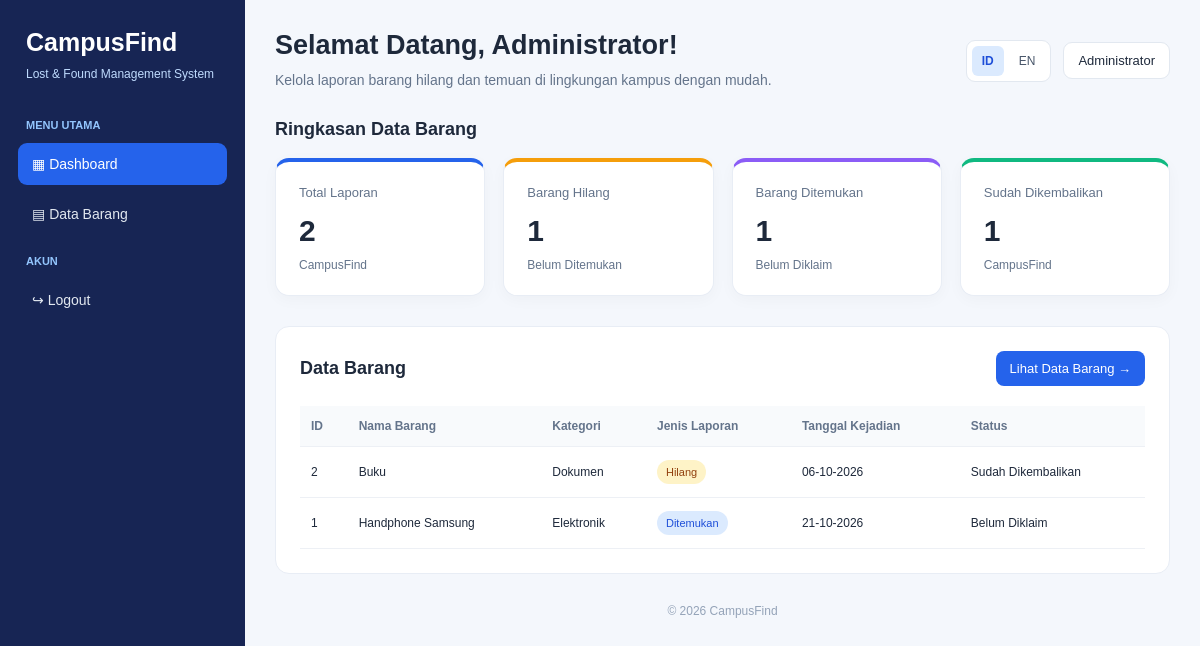
/index.php (signed in), run on the app's committed database.
### tables this page shows
CREATE TABLE `barang` (
  `id` int(11) NOT NULL,
  `nama_barang` varchar(100) NOT NULL,
  `kategori` varchar(50) NOT NULL,
  `jenis_laporan` enum('Hilang','Ditemukan') NOT NULL,
  `lokasi` varchar(150) NOT NULL,
  `tanggal_kejadian` date NOT NULL,
  `deskripsi` text DEFAULT NULL,
  `status` enum('Belum Ditemukan','Belum Diklaim','Sudah Dikembalikan') NOT NULL,
  `tanggal_laporan` timestamp NOT NULL DEFAULT current_timestamp()
);

### bahasa.php (called while the page is built, shortened)
<?php
$teks = [
    "id" => [
        "dashboard" => "Dashboard",
        "data_barang" => "Data Barang",
        "selamat_datang" => "Selamat Datang",
        "ringkasan" => "Ringkasan Data Barang",
        "barang_hilang" => "Barang Hilang",
        "barang_ditemukan" => "Barang Ditemukan",
        "barang_kembali" => "Sudah Dikembalikan",
        "total_laporan" => "Total Laporan",
        "menu_utama" => "Menu Utama",
        "kelola_data" => "Kelola Data Barang",
        "deskripsi_dashboard" => "Kelola laporan barang hilang dan temuan di lingkungan kampus dengan mudah.",
        "logout" => "Logout",
        "bahasa" => "Bahasa",
        "admin" => "Administrator",
        "lihat_data" => "Lihat Data Barang",
        "belum_ditemukan" => "Belum Ditemukan",
        "belum_diklaim" => "Belum Diklaim"
    ],
    "en" => [
        "dashboard" => "Dashboard",
        "data_barang" => "Item Reports",
        "selamat_datang" => "Welcome",
        "ringkasan" => "Item Report Summary",
        "barang_hilang" => "Lost Items",
        "barang_ditemukan" => "Found Items",
        "barang_kembali" => "Returned Items",
        "total_laporan" => "Total Reports",
        "menu_utama" => "Main Menu",
        "kelola_data" => "Manage Item Reports",
        "deskripsi_dashboard" => "Easily manage lost and found item reports on campus.",
        "logout" => "Logout",
        "bahasa" => "Language",
        "admin" => "Administrator",
        "lihat_data" => "View Item Reports",
        "belum_ditemukan" => "Not Found Yet",
        "belum_diklaim" => "Not Yet Claimed"
    ]
];
$lang = $_SESSION["bahasa"];
?>

### index.php (the view, shortened to what this page needs)
<?php
require_once "config.php";
require_once "bahasa.php";
function e($value) {
    return htmlspecialchars(
        (string) $value,
        ENT_QUOTES,
        "UTF-8"
    );
}
$result_total = $conn->query(
    "SELECT COUNT(*) AS total FROM barang"
);
$total_laporan = (int) $result_total->fetch_assoc()["total"];
$result_hilang = $conn->query(
    "SELECT COUNT(*) AS total
     FROM barang
     WHERE jenis_laporan = 'Hilang'"
);
$total_hilang = (int) $result_hilang->fetch_assoc()["total"];
$result_ditemukan = $conn->query(
    "SELECT COUNT(*) AS total
     FROM barang
     WHERE jenis_laporan = 'Ditemukan'"
);
$total_ditemukan = (int) $result_ditemukan->fetch_assoc()["total"];
$result_kembali = $conn->query(
    "SELECT COUNT(*) AS total
     FROM barang
     WHERE status = 'Sudah Dikembalikan'"
);
$total_kembali = (int) $result_kembali->fetch_assoc()["total"];
$result_terbaru = $conn->query(
    "SELECT id, nama_barang, kategori, jenis_laporan,
            lokasi, tanggal_kejadian, status
     FROM barang
     ORDER BY tanggal_laporan DESC
     LIMIT 5"
);
$nama_admin = $_SESSION["nama_lengkap"] ?? "Administrator";
?>
<!DOCTYPE html>
<html lang="<?= e($lang === 'en' ? 'en' : 'id') ?>">
<head>
    <link rel="stylesheet" href="assets/style.css">
</head>
<body>
<aside class="sidebar">
    <div class="brand">CampusFind</div>
    <p class="brand-subtitle">
        Lost &amp; Found Management System
    </p>
    <div class="menu-title">
        <?= e($teks[$lang]["menu_utama"]) ?>
    </div>
    <a href="index.php" class="menu-link active">
        ▦ <?= e($teks[$lang]["dashboard"]) ?>
    </a>
    <a href="barang.php" class="menu-link">
        ▤ <?= e($teks[$lang]["data_barang"]) ?>
    </a>
    <div class="menu-title">
        Akun
    </div>
    <a href="logout.php" class="menu-link">
        ↪ <?= e($teks[$lang]["logout"]) ?>
    </a>
</aside>
<main class="main">
    <header class="topbar">
        <div>
            <h1>
                <?= e($teks[$lang]["selamat_datang"]) ?>,
                <?= e($nama_admin) ?>!
            </h1>
            <p>
                <?= e($teks[$lang]["deskripsi_dashboard"]) ?>
            </p>
        </div>
        <div class="top-actions">
            <div class="language">
                <a
                    href="index.php?lang=id"
                    class="<?= $lang === 'id' ? 'active' : '' ?>"
                >
                    ID
                </a>
                <a
                    href="index.php?lang=en"
                    class="<?= $lang === 'en' ? 'active' : '' ?>"
                >
                    EN
                </a>
            </div>
            <div class="profile">
                <?= e($teks[$lang]["admin"]) ?>
            </div>
        </div>
    </header>
    <h2 class="section-title">
        <?= e($teks[$lang]["ringkasan"]) ?>
    </h2>
    <section class="cards">
        <div class="card blue">
            <div class="card-label">
                <?= e($teks[$lang]["total_laporan"]) ?>
            </div>
            <div class="card-number">
                <?= $total_laporan ?>
            </div>
            <div class="card-note">
                CampusFind
            </div>
        </div>
        <div class="card orange">
            <div class="card-label">
                <?= e($teks[$lang]["barang_hilang"]) ?>
            </div>
            <div class="card-number">
                <?= $total_hilang ?>
            </div>
            <div class="card-note">
                <?= e($teks[$lang]["belum_ditemukan"]) ?>
            </div>
        </div>
        <div class="card purple">
            <div class="card-label">
                <?= e($teks[$lang]["barang_ditemukan"]) ?>
            </div>
            <div class="card-number">
                <?= $total_ditemukan ?>
            </div>
            <div class="card-note">
                <?= e($teks[$lang]["belum_diklaim"]) ?>
            </div>
        </div>
        <div class="card green">
            <div class="card-label">
                <?= e($teks[$lang]["barang_kembali"]) ?>
            </div>
            <div class="card-number">
                <?= $total_kembali ?>
            </div>
            <div class="card-note">
                CampusFind
            </div>
        </div>
    </section>
    <section class="content-box">
        <div class="box-heading">
            <h2>
                <?= e($teks[$lang]["data_barang"]) ?>
            </h2>
            <a href="barang.php" class="button">
                <?= e($teks[$lang]["lihat_data"]) ?> →
            </a>
        </div>
        <div class="table-wrapper">
            <table>
                <thead>
                    <tr>
                        <th>ID</th>
                        <th><?= $lang === 'id' ? 'Nama Barang' : 'Item Name' ?></th>
                        <th><?= $lang === 'id' ? 'Kategori' : 'Category' ?></th>
                        <th><?= $lang === 'id' ? 'Jenis Laporan' : 'Report Type' ?></th>
                        <th><?= $lang === 'id' ? 'Tanggal Kejadian' : 'Incident Date' ?></th>
                        <th><?= $lang === 'id' ? 'Status' : 'Status' ?></th>
                    </tr>
                </thead>
                <tbody>
                <?php if ($result_terbaru && $result_terbaru->num_rows > 0): ?>
                    <?php while ($row = $result_terbaru->fetch_assoc()): ?>
                        <tr>
                            <td><?= (int) $row["id"] ?></td>
                            <td><?= e($row["nama_barang"]) ?></td>
                            <td><?= e($row["kategori"]) ?></td>
                            <td>
                                <span class="badge <?= $row["jenis_laporan"] === 'Hilang' ? 'hilang' : 'ditemukan' ?>">
                                    <?php
                                    if ($lang === 'en') {
                                        echo $row["jenis_laporan"] === 'Hilang'
                                            ? 'Lost'
                                            : 'Found';
                                    } else {
                                        echo e($row["jenis_laporan"]);
                                    }
                                    ?>
                                </span>
                            </td>
                            <td>
                                <?= e(date(
                                    "d-m-Y",
                                    strtotime($row["tanggal_kejadian"])
                                )) ?>
                            </td>
                            <td>
                                <?php
                                $status_en = [
                                    "Belum Ditemukan" => "Not Found Yet",
                                    "Belum Diklaim" => "Not Yet Claimed",
                                    "Sudah Dikembalikan" => "Returned"
                                ];
                                echo e(
                                    $lang === 'en'
                                    ? ($status_en[$row["status"]] ?? $row["status"])
                                    : $row["status"]
                                );
                                ?>
                            </td>
                        </tr>
                    <?php endwhile; ?>
                <?php endif; ?>
                </tbody>
            </table>
        </div>
    </section>
    <div class="footer">
        &copy; <?= date("Y") ?> CampusFind
    </div>
</main>
</body>
</html>

### style.css (style rules this page uses)
* { box-sizing: border-box; }
body { margin: 0; font-family: Arial, sans-serif; background: #f4f7fc; color: #1e293b; }
.sidebar { width: 245px; height: 100vh; background: #172554; color: #fff; position: fixed; left: 0; top: 0; padding: 28px 18px; overflow-y: auto; }
.brand { font-size: 25px; font-weight: bold; margin: 0 0 8px 8px; }
.brand-subtitle { color: #bfdbfe; font-size: 12px; margin: 0 8px 35px; line-height: 1.6; }
.menu-title { color: #93c5fd; font-size: 11px; font-weight: bold; margin: 20px 8px 12px; text-transform: uppercase; }
.menu-link { display: block; padding: 13px 14px; margin-bottom: 8px; border-radius: 9px; text-decoration: none; color: #e2e8f0; font-size: 14px; transition: background .2s ease, color .2s ease; }
.menu-link.active, .menu-link:hover { background: #2563eb; color: #fff; }
.main { margin-left: 245px; padding: 30px; min-width: 0; }
.topbar { display: flex; justify-content: space-between; align-items: center; gap: 15px; flex-wrap: wrap; margin-bottom: 28px; }
.topbar h1, h1 { font-size: 27px; margin: 0 0 8px; }
.topbar p, .subtitle { color: #64748b; font-size: 14px; margin: 0; line-height: 1.6; }
.top-actions { display: flex; gap: 12px; align-items: center; flex-wrap: wrap; }
.language { display: flex; gap: 5px; background: #fff; border: 1px solid #e2e8f0; padding: 5px; border-radius: 9px; }
.language a { padding: 8px 10px; border-radius: 6px; text-decoration: none; color: #475569; font-size: 12px; }
.language a.active { background: #dbeafe; color: #1d4ed8; font-weight: bold; }
.profile { background: #fff; border: 1px solid #e2e8f0; border-radius: 9px; padding: 10px 14px; font-size: 13px; }
.content-box { background: #fff; padding: 24px; border-radius: 14px; border: 1px solid #e8edf5; margin-bottom: 25px; }
.section-title { font-size: 18px; margin: 0 0 18px; }
.cards { display: grid; grid-template-columns: repeat(4, minmax(0, 1fr)); gap: 18px; margin-bottom: 30px; }
.card { background: #fff; border: 1px solid #e8edf5; padding: 23px; border-radius: 14px; box-shadow: 0 4px 15px rgba(15, 23, 42, .03); }
.card-label { font-size: 13px; color: #64748b; margin-bottom: 14px; }
.card-number { font-size: 30px; font-weight: bold; margin-bottom: 10px; }
.card-note { font-size: 12px; color: #64748b; }
.blue { border-top: 4px solid #2563eb; }
.orange { border-top: 4px solid #f59e0b; }
.green { border-top: 4px solid #10b981; }
.purple { border-top: 4px solid #8b5cf6; }
.box-heading, .toolbar { display: flex; justify-content: space-between; align-items: center; gap: 15px; flex-wrap: wrap; margin-bottom: 20px; }
.box-heading h2, .toolbar h2 { font-size: 18px; margin: 0; }
.button { display: inline-block; border: none; background: #2563eb; color: #fff; padding: 10px 14px; border-radius: 8px; text-decoration: none; font-size: 13px; cursor: pointer; transition: background .2s ease, transform .2s ease; }
.table-wrapper { overflow-x: auto; }
table { width: 100%; border-collapse: collapse; min-width: 650px; }
th, td { text-align: left; padding: 13px 11px; border-bottom: 1px solid #edf0f5; font-size: 12px; vertical-align: middle; }
th { color: #64748b; background: #f8fafc; white-space: nowrap; font-weight: bold; }
.badge { display: inline-block; padding: 6px 9px; border-radius: 20px; font-size: 11px; white-space: nowrap; background: #e2e8f0; color: #334155; }
.badge.hilang, .lost { background: #fef3c7; color: #92400e; }
.badge.ditemukan, .found { background: #dbeafe; color: #1d4ed8; }
.footer { text-align: center; color: #94a3b8; font-size: 12px; margin-top: 30px; }

### data on the page
barang: id "2", nama_barang "Buku", kategori "Dokumen", jenis_laporan "Hilang", tanggal_kejadian "06-10-2026", status "Sudah Dikembalikan"
barang: id "1", nama_barang "Handphone Samsung", kategori "Elektronik", jenis_laporan "Ditemukan", tanggal_kejadian "21-10-2026", status "Belum Diklaim"

### other printed values
$teks[$lang]["menu_utama"] "MENU UTAMA"
$teks[$lang]["dashboard"] "Dashboard"
$teks[$lang]["data_barang"] "Data Barang"
$teks[$lang]["logout"] "Logout"
$teks[$lang]["selamat_datang"] "Selamat Datang"
$nama_admin "Administrator"
$teks[$lang]["deskripsi_dashboard"] "Kelola laporan barang hilang dan temuan di lingkungan kampus dengan mudah."
$teks[$lang]["admin"] "Administrator"
$teks[$lang]["ringkasan"] "Ringkasan Data Barang"
$teks[$lang]["total_laporan"] "Total Laporan"
$total_laporan "2"
$teks[$lang]["barang_hilang"] "Barang Hilang"
$total_hilang "1"
$teks[$lang]["belum_ditemukan"] "Belum Ditemukan"
$teks[$lang]["barang_ditemukan"] "Barang Ditemukan"
